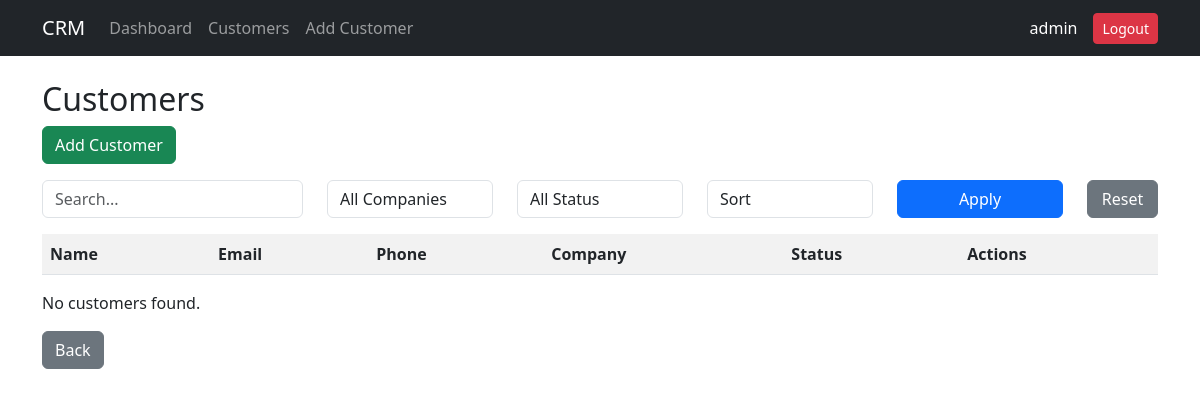
Before: /customers (signed in) with the older database file.
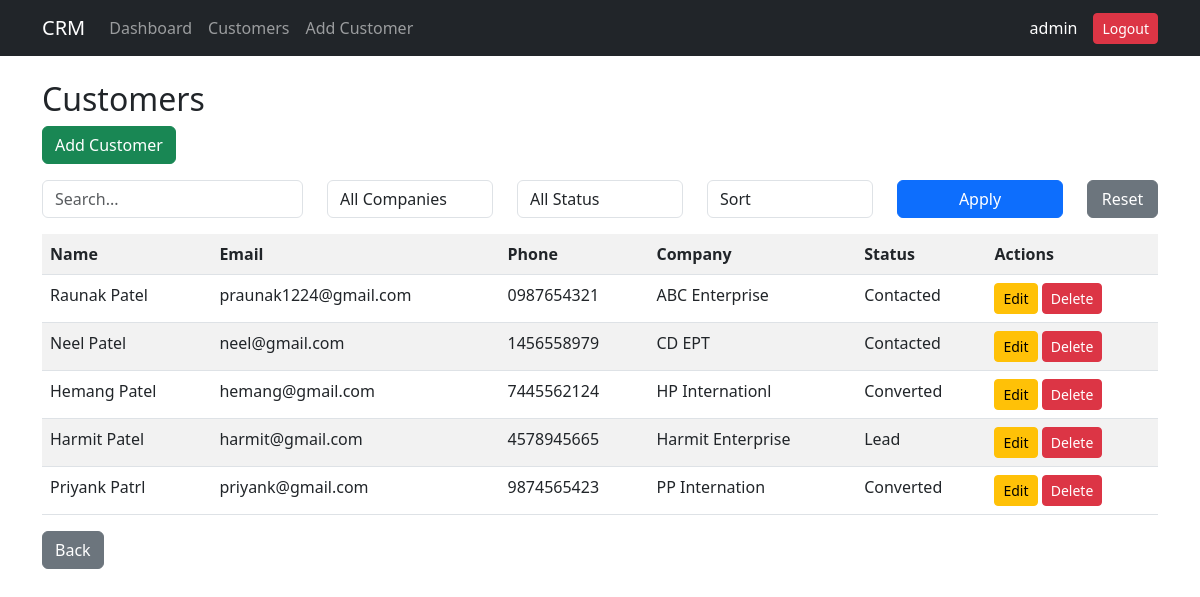
After: the same page with the newer database file.
### tables this page shows
CREATE TABLE customers (
            id INTEGER PRIMARY KEY AUTOINCREMENT,
            name TEXT,
            email TEXT,
            phone TEXT,
            company TEXT,
            notes TEXT,
            status TEXT
        );

### app.py (the view)
@app.route('/customers')
def customers():
    if 'user' not in session:
        return redirect(url_for('login'))
    search = request.args.get('search')
    company = request.args.get('company')
    status = request.args.get('status')   # 👈 HERE
    sort = request.args.get('sort')
    conn = get_db_connection()
    query = "SELECT * FROM customers WHERE 1=1"
    params = []
    if search:
        query += " AND (name LIKE ? OR email LIKE ? OR company LIKE ?)"
        params.extend([f'%{search}%', f'%{search}%', f'%{search}%'])
    if company:
        query += " AND company = ?"
        params.append(company)
    if status:   # 👈 HERE
        query += " AND status = ?"
        params.append(status)
    if sort == 'asc':
        query += " ORDER BY name ASC"
    elif sort == 'desc':
        query += " ORDER BY name DESC"
    customers = conn.execute(query, params).fetchall()
    companies = conn.execute(
        "SELECT DISTINCT company FROM customers"
    ).fetchall()
    conn.close()
    return render_template(
        'customers.html',
        customers=customers,
        companies=companies
    )

### app.py (called while the page is built)
def get_db_connection():
    conn = sqlite3.connect('database.db')
    conn.row_factory = sqlite3.Row
    return conn

### templates/customers.html (shortened to what this page needs)
{% extends 'base.html' %}
{% block content %}
<h2>Customers</h2>
<a href="/add_customer" class="btn btn-success mb-3">Add Customer</a>
<form method="GET" class="row mb-3">
    <div class="col-md-3">
        <input type="text" name="search" class="form-control"
               placeholder="Search..."
               value="{{ request.args.get('search', '') }}">
    </div>
    <div class="col-md-2">
        <select name="company" class="form-control">
            <option value="">All Companies</option>
        </select>
    </div>
    <div class="col-md-2">
        <select name="status" class="form-control">
            <option value="">All Status</option>
        </select>
    </div>
    <div class="col-md-2">
        <select name="sort" class="form-control">
            <option value="">Sort</option>
        </select>
    </div>
    <div class="col-md-2">
        <button class="btn btn-primary w-100">Apply</button>
    </div>
    <div class="col-md-1">
        <a href="/customers" class="btn btn-secondary w-100">Reset</a>
    </div>
</form>
<table class="table table-striped table-hover">
    <tr>
        <th>Name</th>
        <th>Email</th>
        <th>Phone</th>
        <th>Company</th>
        <th>Status</th>
        <th>Actions</th>
    </tr>
    {% for customer in customers %}
    <tr>
        <td>{{ customer['name'] }}</td>
        <td>{{ customer['email'] }}</td>
        <td>{{ customer['phone'] }}</td>
        <td>{{ customer['company'] }}</td>
        <td>{{ customer['status'] }}</td>
        <td>
            <a href="/edit_customer/{{ customer['id'] }}" class="btn btn-warning btn-sm">Edit</a>
            <a href="/delete_customer/{{ customer['id'] }}"
               class="btn btn-danger btn-sm"
               onclick="return confirm('Are you sure?')">Delete</a>
        </td>
    </tr>
    {% endfor %}
</table>
{% if customers %}
{% else %}
    <p>No customers found.</p>
{% endif %}
<a href="/dashboard" class="btn btn-secondary">Back</a>
{% endblock %}

### templates/base.html (shortened to what this page needs)
<!DOCTYPE html>
<html>
<head>
    <link href="https://cdn.jsdelivr.net/npm/bootstrap@5.3.0/dist/css/bootstrap.min.css" rel="stylesheet">
</head>
<body>
<nav class="navbar navbar-expand-lg navbar-dark bg-dark">
    <div class="container">
        <a class="navbar-brand" href="/dashboard">CRM</a>
        <div class="collapse navbar-collapse">
            <ul class="navbar-nav me-auto">
                {% if session.get('user') %}
                <li class="nav-item">
                    <a class="nav-link" href="/dashboard">Dashboard</a>
                </li>
                <li class="nav-item">
                    <a class="nav-link" href="/customers">Customers</a>
                </li>
                <li class="nav-item">
                    <a class="nav-link" href="/add_customer">Add Customer</a>
                </li>
                {% endif %}
            </ul>
            <div class="d-flex align-items-center">
                {% if session.get('user') %}
                    <span class="text-white me-3">
                        {{ session['user'] }}
                    </span>
                    <a href="/logout" class="btn btn-danger btn-sm">
                        Logout
                    </a>
                {% else %}
                    <a href="/login" class="btn btn-primary btn-sm">
                        Login
                    </a>
                {% endif %}
            </div>
        </div>
    </div>
</nav>
<div class="container mt-4">
    {% block content %}{% endblock %}
</div>
</body>
</html>

Changed rows visible on the page:
added customers: name "Raunak Patel", email "praunak1224@gmail.com", phone "0987654321", company "ABC Enterprise", status "Contacted"
added customers: name "Neel Patel", email "neel@gmail.com", phone "1456558979", company "CD EPT", status "Contacted"
added customers: name "Hemang Patel", email "hemang@gmail.com", phone "7445562124", company "HP Internationl", status "Converted"
added customers: name "Harmit Patel", email "harmit@gmail.com", phone "4578945665", company "Harmit Enterprise", status "Lead"
added customers: name "Priyank Patrl", email "priyank@gmail.com", phone "9874565423", company "PP Internation", status "Converted"
Other visible differences:
text no longer shown: "No customers found."
